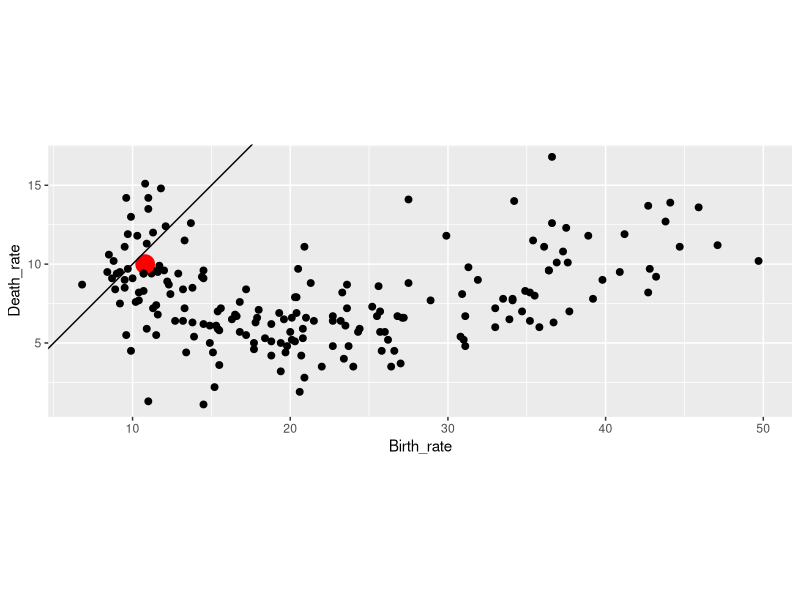
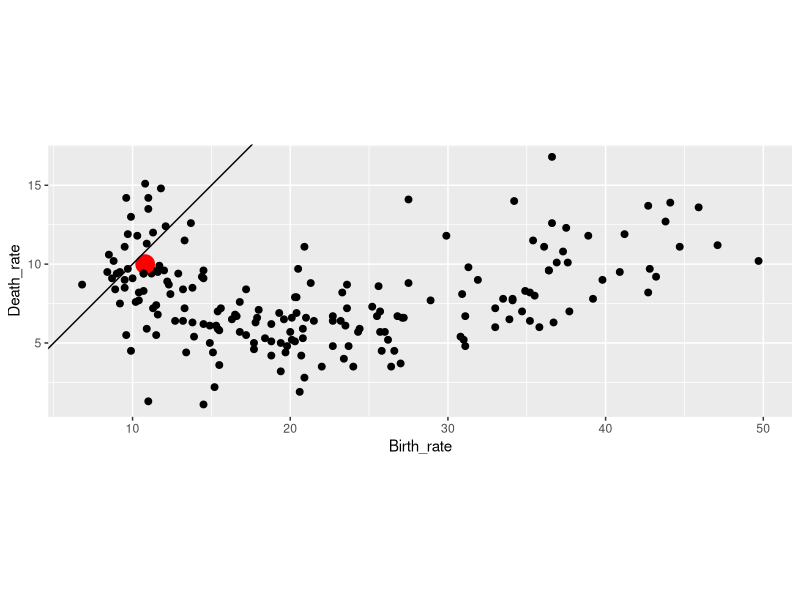

Recreate these plots in R, in order.
# dane z WHO
# http://apps.who.int/gho/data/view.main.CBDR2040

library(openxlsx)

rates <- read.xlsx("data.xlsx",1)[-1,]
rates[,2] <- as.numeric(as.character(rates[,2]))
rates[,3] <- as.numeric(as.character(rates[,3]))

colnames(rates) <- c("country","Birth_rate","Death_rate")

library(ggplot2)

pl <- ggplot(rates, aes(x=Birth_rate, y=Death_rate, 
                  color=country=="Poland",
                  size=country=="Poland")) +
  geom_point() + coord_fixed() +
  geom_abline(xintercept=0,slope=1) + 
  scale_color_manual(values=c("black","red"))+
  theme(legend.position="none")

pl

ggsave(plot = pl, filename="rates.png", width = 15, height = 10)

